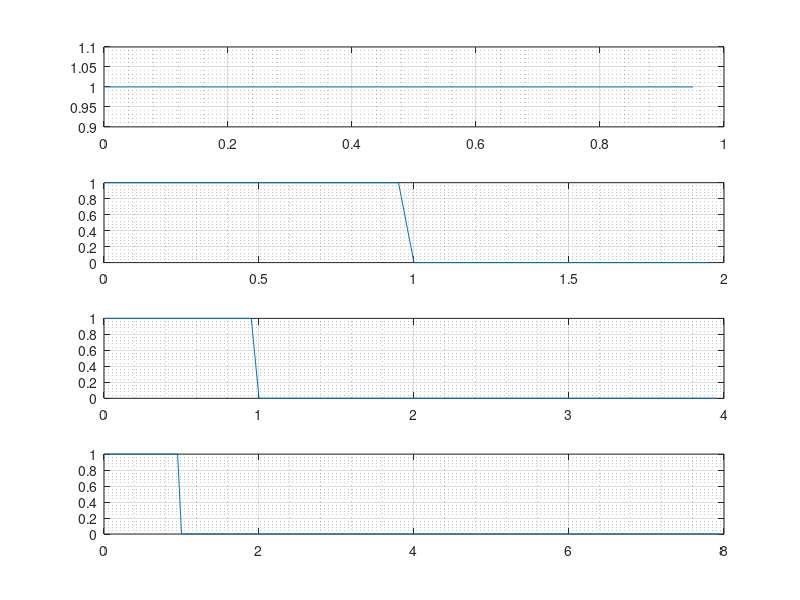
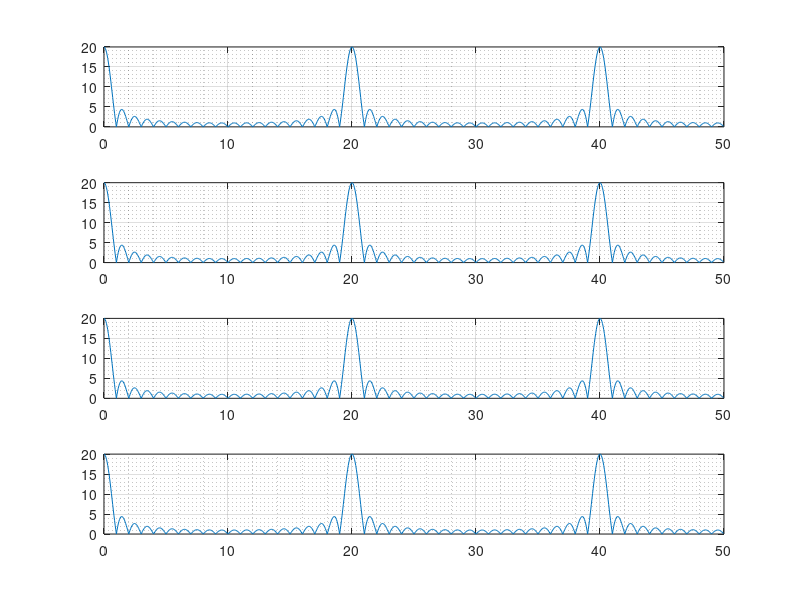
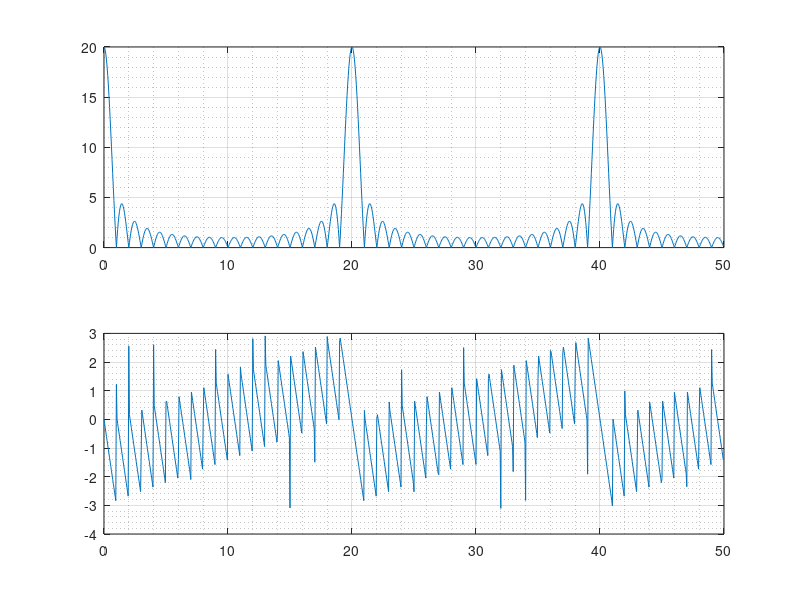
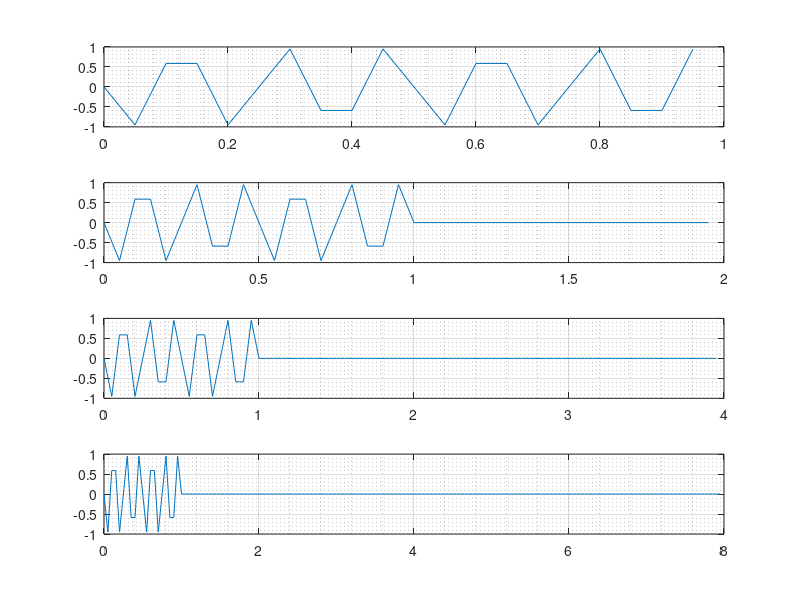

The MATLAB source for these figures, in order:
% ПРЕОБРАЗОВАНИЕ ФУРЬЕ ВИДЕОИМПУЛЬСА

clear all

% Задать длительность видеоимпульса Tau в сек, и период дискретизации dt в сек
Tau=1;
dt=0.05;
% Задать шаг по частоте dF и верхнюю частоту Fmax для вычисления ПФ
dF=0.05;
Fmax=50;

% Определение и построение графика исходного сигнала

N0=floor(Tau/dt);    % Количество отсчетов в импульсе
t1=(0:(N0-1)).*dt;   % Первый вектор времени
t2=(0:(2*N0-1)).*dt; % Второй вектор времени
t4=(0:(4*N0-1)).*dt; % Третий вектор времени
t8=(0:(8*N0-1)).*dt; % Четвертый вектор времени
s1(1:N0)=1;      % Первый вектор видеосигнала
s2=s1;
s2(N0+1:2*N0)=0;     % Второй вектор видеосигнала
s4=s1;
s4(N0+1:4*N0)=0;     % Третий вектор видеосигнала
s8=s1;
s8(N0+1:8*N0)=0;     % Четвертый вектор видеосигнала
figure
subplot(4,1,1)
plot(t1,s1)
grid on 
grid minor
subplot(4,1,2)
plot(t2,s2)
grid on 
grid minor
subplot(4,1,3)
plot(t4,s4)
grid on 
grid minor
subplot(4,1,4)
plot(t8,s8)
grid on 
grid minor

% Вычисление и построение графиков ПФ для 4-х исходных массивов
NF=floor(Fmax/dF);  % Количество отсчетов по частоте
f=(0:NF-1).*dF;     % Вектор значений частоты

for i=1:NF
D1(i)=0;
for j=1:N0
D1(i)=D1(i)+s1(j)*exp(-1j*2*pi*(i-1)*dF*t1(j));
end
end

for i=1:NF
D2(i)=0;
for j=1:2*N0
D2(i)=D2(i)+s2(j)*exp(-1j*2*pi*(i-1)*dF*t2(j));
end
end

for i=1:NF
D4(i)=0;
for j=1:4*N0
D4(i)=D4(i)+s4(j)*exp(-1j*2*pi*(i-1)*dF*t4(j));
end
end

for i=1:NF
D8(i)=0;
for j=1:8*N0
D8(i)=D8(i)+s8(j)*exp(-1j*2*pi*(i-1)*dF*t8(j));
end
end

figure
subplot(4,1,1)
plot(f,abs(D1))
grid on 
grid minor
subplot(4,1,2)
plot(f,abs(D2))
grid on 
grid minor
subplot(4,1,3)
plot(f,abs(D4))
grid on 
grid minor
subplot(4,1,4)
plot(f,abs(D8))
grid on 
grid minor

figure
subplot(2,1,1)
plot(f,abs(D1))
grid on 
grid minor
subplot(2,1,2)
plot(f,angle(D1))
grid on 
grid minor


% ПРЕОБРАЗОВАНИЕ ФУРЬЕ РАДИОИМПУЛЬСА

clear all

% Задать длительность радиоимпульса Tau в сек, частоту несущей f0 в Гц и период дискретизации dt в сек
Tau=1;
f0=14;
dt=0.05;
% Задать шаг по частоте dF и верхнюю частоту Fmax для вычисления ПФ
dF=0.05;
Fmax=50;

% Определение и построение графика исходного сигнала

N0=floor(Tau/dt);    % Количество отсчетов в импульсе
t1=(0:(N0-1)).*dt;   % Первый вектор времени
t2=(0:(2*N0-1)).*dt; % Второй вектор времени
t4=(0:(4*N0-1)).*dt; % Третий вектор времени
t8=(0:(8*N0-1)).*dt; % Четвертый вектор времени
s1=sin(2*pi*f0.*t1); % Первый вектор радиосигнала
s2=s1;
s2(N0+1:2*N0)=0;     % Второй вектор радиосигнала
s4=s1;
s4(N0+1:4*N0)=0;     % Третий вектор радиосигнала
s8=s1;
s8(N0+1:8*N0)=0;     % Четвертый вектор радиосигнала
figure
subplot(4,1,1)
plot(t1,s1)
grid on 
grid minor
subplot(4,1,2)
plot(t2,s2)
grid on 
grid minor
subplot(4,1,3)
plot(t4,s4)
grid on 
grid minor
subplot(4,1,4)
plot(t8,s8)
grid on 
grid minor

% Вычисление и построение графиков ПФ для 4-х исходных массивов
NF=floor(Fmax/dF);  % Количество отсчетов по частоте
f=(0:NF-1).*dF;     % Вектор значений частоты

for i=1:NF
D1(i)=0;
for j=1:N0
D1(i)=D1(i)+s1(j)*exp(-1j*2*pi*(i-1)*dF*t1(j));
end
end

for i=1:NF
D2(i)=0;
for j=1:2*N0
D2(i)=D2(i)+s2(j)*exp(-1j*2*pi*(i-1)*dF*t2(j));
end
end

for i=1:NF
D4(i)=0;
for j=1:4*N0
D4(i)=D4(i)+s4(j)*exp(-1j*2*pi*(i-1)*dF*t4(j));
end
end

for i=1:NF
D8(i)=0;
for j=1:8*N0
D8(i)=D8(i)+s8(j)*exp(-1j*2*pi*(i-1)*dF*t8(j));
end
end

figure
subplot(4,1,1)
plot(f,abs(D1))
grid on 
grid minor
subplot(4,1,2)
plot(f,abs(D2))
grid on 
grid minor
subplot(4,1,3)
plot(f,abs(D4))
grid on 
grid minor
subplot(4,1,4)
plot(f,abs(D8))
grid on 
grid minor

figure
subplot(2,1,1)
plot(f,abs(D1))
grid on 
grid minor
subplot(2,1,2)
plot(f,angle(D1))
grid on 
grid minor
